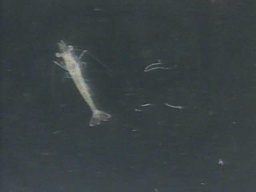
#> input picture Computer Vision for Shrimp Length Estimation/shtest.jpg, 256 x 192 px, shrunk from 640 x 480 before the run
$ python '5.8 Shrimp Length Estimation.py'
#> lines starting #> are read from the running program, lines starting #| are printed output that depends on the picture; after the words box and inside, x2 and y2 are one past the last pixel; in counts of white or black regions, pixels touching at a corner belong together
import os
import cv2
import numpy as np
import matplotlib.pyplot as plt
import heapq
from collections import deque

def load_calibration_data(filepath="matriks_kamera_TA.npz"):
    if os.path.exists(filepath):
        data = np.load(filepath)
        return data['mtx'], data['dist']
    # ⚠️ Warning: File {filepath} not found. Undistort feature is disabled.
    print(f"⚠️ Warning: File {filepath} not found. Undistort feature is disabled.")
    return None, None

def apply_undistort(img_bgr, mtx, dist, crop=True):
    if mtx is None or dist is None:
        return img_bgr
    h, w = img_bgr.shape[:2]
    alpha = 0 if crop else 1
    newcameramtx, roi = cv2.getOptimalNewCameraMatrix(mtx, dist, (w, h), alpha, (w, h))
    dst = cv2.undistort(img_bgr, mtx, dist, None, newcameramtx)
    if crop:
        x, y, w_roi, h_roi = roi
        dst = dst[y:y+h_roi, x:x+w_roi]
    return dst

class SkeletonAnalyzerGuoHall:
    def __init__(self):
        self.original_image = None
        self.binary_image = None

    def set_image(self, image_array):
        self.original_image = image_array.copy()

    def to_binary(self, invert=False):
        # Image has not been set yet!
        if self.original_image is None: raise ValueError("Image has not been set yet!")
        if len(self.original_image.shape) == 3:
             gray = cv2.cvtColor(self.original_image, cv2.COLOR_BGR2GRAY)
        else:
             gray = self.original_image.copy()

        gray = cv2.GaussianBlur(gray, (5, 5), 0)
        mode = cv2.THRESH_BINARY_INV if invert else cv2.THRESH_BINARY
        _, self.binary_image = cv2.threshold(gray, 0, 255, mode | cv2.THRESH_OTSU)

        # 100% IDENTICAL TO C++: Elliptical Kernels 3x3 and 7x7
        kernelClose = cv2.getStructuringElement(cv2.MORPH_ELLIPSE, (3, 3))
        kernelOpen  = cv2.getStructuringElement(cv2.MORPH_ELLIPSE, (7, 7))

        self.binary_image = cv2.morphologyEx(self.binary_image, cv2.MORPH_CLOSE, kernelClose)
        self.binary_image = cv2.morphologyEx(self.binary_image, cv2.MORPH_OPEN, kernelOpen)

        return self.binary_image

    def compute_skeleton(self):
        # └── Processing Skeleton (Pure Python, please wait a few seconds)...
        print("   └── Processing Skeleton (Pure Python, please wait a few seconds)...")
        img = (self.binary_image > 0).astype(np.uint8)
        prev = np.zeros_like(img)

        while not np.array_equal(img, prev):
            prev = img.copy()
            for sub_iter in range(2):
                marker = np.zeros_like(img)
                rows, cols = img.shape
                for i in range(1, rows - 1):
                    for j in range(1, cols - 1):
                        if img[i, j] == 0: continue

                        p1, p2, p3 = img[i-1, j-1], img[i-1, j], img[i-1, j+1]
                        p8, p4     = img[i, j-1],   img[i, j+1]
                        p7, p6, p5 = img[i+1, j-1], img[i+1, j], img[i+1, j+1]

                        # Bitwise Logic (AND / OR) made identically equivalent to C++
                        C = ((1-p2) & (p3 | p4)) + ((1-p4) & (p5 | p6)) + \
                            ((1-p6) & (p7 | p8)) + ((1-p8) & (p1 | p2))

                        N1 = (p1 | p2) + (p3 | p4) + (p5 | p6) + (p7 | p8)
                        N2 = (p2 | p3) + (p4 | p5) + (p6 | p7) + (p8 | p1)
                        N = min(N1, N2)

                        m = ((p2 | p3 | (1-p5)) & p4) if sub_iter == 0 else ((p6 | p7 | (1-p1)) & p8)

                        if C == 1 and 2 <= N <= 3 and m == 0:
                            marker[i, j] = 1

                img[marker == 1] = 0

        self.skeleton = (img * 255).astype(np.uint8)
        return self.skeleton

class GraphSkeletonAnalyzer:
    def __init__(self, pixel_per_cm=24.31):
        self.pixel_per_cm = float(pixel_per_cm)

    def find_main_path(self, skeleton_img):
        # └── Computing Longest Path (Dijkstra Graph)...
        print("   └── Computing Longest Path (Dijkstra Graph)...")
        skel = skeleton_img > 0
        y_coords, x_coords = np.where(skel)
        if len(y_coords) == 0: return 0.0, []

        pixels = list(zip(y_coords, x_coords))
        pt_to_id = {pt: i for i, pt in enumerate(pixels)}
        id_to_pt = {i: pt for i, pt in enumerate(pixels)}
        n_pixels = len(pixels)

        adj = [[] for _ in range(n_pixels)]
        dx = [-1, 0, 1, -1, 1, -1, 0, 1]
        dy = [-1, -1, -1, 0, 0, 1, 1, 1]

        # Build Adjacency List
        for i, p in enumerate(pixels):
            for k in range(8):
                ny, nx = p[0] + dy[k], p[1] + dx[k]
                if (ny, nx) in pt_to_id:
                    n_id = pt_to_id[(ny, nx)]
                    weight = np.sqrt(dx[k]**2 + dy[k]**2)
                    adj[i].append((n_id, float(weight)))

        if n_pixels < 2: return 0.0, []

        # Find Largest Sub-Graph (BFS)
        visited = [False] * n_pixels
        largest_component = []

        for i in range(n_pixels):
            if not visited[i]:
                component = []
                q = deque([i])
                visited[i] = True
                while q:
                    curr = q.popleft()
                    component.append(curr)
                    for n_id, _ in adj[curr]:
                        if not visited[n_id]:
                            visited[n_id] = True
                            q.append(n_id)
                if len(component) > len(largest_component):
                    largest_component = component

        in_subgraph = [False] * n_pixels
        for id in largest_component:
            in_subgraph[id] = True

        # Find Endpoints with Degree = 1
        endpoints = []
        for id in largest_component:
            degree = sum(1 for n_id, _ in adj[id] if in_subgraph[n_id])
            if degree == 1:
                endpoints.append(id)
        if not endpoints:
            endpoints = largest_component

        # Line Regression & Extreme Branch Elimination (< 60 px)
        pts_for_line = np.array([(id_to_pt[id][1], id_to_pt[id][0]) for id in largest_component], dtype=np.float32)
        [vx, vy, x0, y0] = cv2.fitLine(pts_for_line, cv2.DIST_L2, 0, 0.01, 0.01)
        vx, vy, x0, y0 = float(vx[0]), float(vy[0]), float(x0[0]), float(y0[0])

        valid_endpoints = []
        for ep_id in endpoints:
            p = id_to_pt[ep_id]
            dist_to_spine = abs((p[1] - x0) * vy - (p[0] - y0) * vx)
            if dist_to_spine < 60.0:
                valid_endpoints.append(ep_id)
        if len(valid_endpoints) < 2:
            valid_endpoints = endpoints

        # Find Farthest Point Pair
        best_start, best_end = -1, -1
        max_dist = 0.0
        for i in range(len(valid_endpoints)):
            for j in range(i+1, len(valid_endpoints)):
                p1 = id_to_pt[valid_endpoints[i]]
                p2 = id_to_pt[valid_endpoints[j]]
                d = np.sqrt((p1[1]-p2[1])**2 + (p1[0]-p2[0])**2)
                if d > max_dist:
                    max_dist = d
                    best_start = valid_endpoints[i]
                    best_end = valid_endpoints[j]

        if best_start == -1 or best_end == -1: return 0.0, []

        # Dijkstra Algorithm to find the shortest route between both ends along the shrimp spine
        dist = [float('inf')] * n_pixels
        parent = [-1] * n_pixels
        dist[best_start] = 0.0
        pq = [(0.0, best_start)]

        while pq:
            d, u = heapq.heappop(pq)
            if u == best_end:
                break
            if d > dist[u]:
                continue
            for n_id, weight in adj[u]:
                if not in_subgraph[n_id]: continue
                if dist[u] + weight < dist[n_id]:
                    dist[n_id] = dist[u] + weight
                    parent[n_id] = u
                    heapq.heappush(pq, (dist[n_id], n_id))

        # Trace back route from Parent
        path = []
        curr = best_end
        while curr != -1:
            path.append(id_to_pt[curr]) # Format (y, x)
            curr = parent[curr]
        path.reverse()

        return dist[best_end], path

    def visualize_on_image(self, original_img, raw_skeleton, path_nodes):
        vis = original_img.copy()
        y_skel, x_skel = np.where(raw_skeleton > 0)
        for y, x in zip(y_skel, x_skel):
            cv2.circle(vis, (x, y), 1, (0, 255, 0), -1)

        for y, x in path_nodes:
            cv2.circle(vis, (x, y), 1, (0, 0, 255), -1)

        return vis

if __name__ == "__main__":
    # Replace with your shrimp photo path
    IMAGE_PATH = "shtest.jpg"
    KALIBRASI_PATH = "matriks_kamera_TA.npz"
    PIXEL_PER_CM = 23.54

    # Change to False if photo does not need to be straightened
    USE_UNDISTORT = True
    # Crop black edges (True) or keep original (False)
    CROP_UNDISTORT = True

    mtx, dist = None, None
    if USE_UNDISTORT:
        mtx, dist = load_calibration_data(KALIBRASI_PATH)

    img_cv = cv2.imread(IMAGE_PATH)
#> img_cv is the input picture: shape (192, 256, 3); mean B, G, R 67.5, 65.4, 57.3
    if img_cv is None:
        # ❌ Error: Image '{IMAGE_PATH}' not found!
        print(f"❌ Error: Image '{IMAGE_PATH}' not found!")
        exit()

    # Execute Undistort
    if USE_UNDISTORT and mtx is not None:
        # [*] Applying Lens Correction (Undistort)...
        print("[*] Applying Lens Correction (Undistort)...")
        img_input_final = apply_undistort(img_cv, mtx, dist, crop=CROP_UNDISTORT)
    else:
        # [*] Undistort process is disabled.
        print("[*] Undistort process is disabled.")
        img_input_final = img_cv

    # Convert BGR (OpenCV) format to RGB for processing and Matplotlib display
    img_rgb = cv2.cvtColor(img_input_final, cv2.COLOR_BGR2RGB)

    # [*] Processing Binary Image...
    print("[*] Processing Binary Image...")
    skel_analyzer = SkeletonAnalyzerGuoHall()
    skel_analyzer.set_image(img_rgb)

    bin_img = skel_analyzer.to_binary(False)
#> in to_binary, `_, self.binary_image = cv2.threshold(gray, 0, 255, mode | cv2.THRESH_O..`:
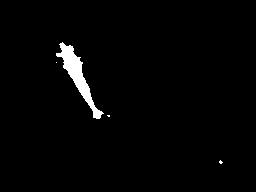
#> self.binary_image: shape (192, 256); 1.9% white; 4 white regions (3 under 20 px), largest, box (x1, y1, x2, y2) and area: (56, 42, 104, 119) 908
#> in to_binary, `self.binary_image = cv2.morphologyEx(self.binary_image, cv2.MORPH_OPEN..`:
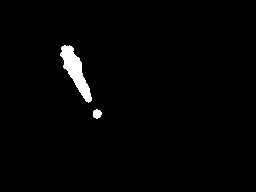
#> self.binary_image: shape (192, 256); 1.6% white; 2 white regions, box (x1, y1, x2, y2) and area: (60, 45, 92, 103) 742, (93, 109, 102, 119) 67
    raw_skeleton = skel_analyzer.compute_skeleton()
#> the loop in compute_skeleton, `while not np.array_equal(img, prev):` made 10 passes
#> pass 2, in compute_skeleton, `prev = img.copy()`:
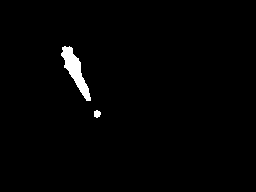
#> prev: shape (192, 256); values 0 (black) and 1 (white), 1.3% white; 2 white regions, box (x1, y1, x2, y2) and area: (61, 46, 91, 101) 617, (94, 110, 101, 118) 43
#> pass 3, in compute_skeleton, `prev = img.copy()`:
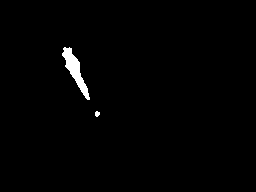
#> prev: shape (192, 256); values 0 (black) and 1 (white), 1.1% white; 2 white regions, box (x1, y1, x2, y2) and area: (62, 47, 90, 100) 496, (95, 111, 100, 117) 23
#> after the loop in compute_skeleton, `while not np.array_equal(img, prev):`:
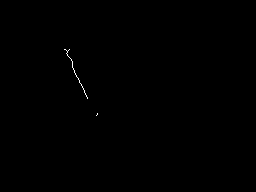
#> img: shape (192, 256); values 0 (black) and 1 (white), 0.11% white in thin lines or dots, all inside (x1, y1, x2, y2) = (64, 49, 98, 116)
#> after the loop in compute_skeleton, `while not np.array_equal(img, prev):`: marker: shape (192, 256); every value is 0

    # [*] Computing Graph Analysis...
    print("[*] Computing Graph Analysis...")
    graph_tool = GraphSkeletonAnalyzer(PIXEL_PER_CM)
    length_px, main_path = graph_tool.find_main_path(raw_skeleton)
#> in find_main_path, `y_coords, x_coords = np.where(skel)`: y_coords = 56 values from 49 to 115; x_coords = 56 values, max 97 at index 53, min 64 at index 0, mean 76.59
#> in find_main_path, `pixels = list(zip(y_coords, x_coords))`: pixels = 56 pairs, first value 49 to 115, second value 64 to 97
#> in find_main_path, `pt_to_id = {pt: i for i, pt in enumerate(pixels)}`: pt_to_id = 56 items
#> in find_main_path, `n_pixels = len(pixels)`: n_pixels = 56
#> the loop in find_main_path, `for i, p in enumerate(pixels):` made 56 passes
#> p on passes 1 to 12: (49, 64), (49, 65), (49, 69), (50, 66), (50, 68), (51, 67), (52, 67), (53, 66), (54, 67), (55, 67), (56, 68), (57, 69)
#> in find_main_path, `visited = [False] * n_pixels`: visited = 56 items, first 6: False, False, False, False, False, False
#> after the loop in find_main_path, `for i in range(n_pixels):`: largest_component = 53 values, max 52 at index 52, min 0 at index 0, mean 26; visited = 56 items, first 6: True, True, True, True, True, True
#> in find_main_path, `in_subgraph = [False] * n_pixels`: in_subgraph = 56 items, first 6: False, False, False, False, False, False
#> the loop in find_main_path, `for id in largest_component:` made 53 passes
#> id on passes 4, 7: 5, 2
#> after the loop in find_main_path, `for id in largest_component:`: in_subgraph has the same summary as visited
#> the loop in find_main_path, `for id in largest_component:` made 53 passes
#> (id, degree) on passes 4, 7: (5, 3), (2, 1)
#> after the loop in find_main_path, `for id in largest_component:`: endpoints = [0, 2, 52]
#> in find_main_path, `pts_for_line = np.array([(id_to_pt[id][1], id_to_pt[id][0]) for id in ..`: pts_for_line = 53 pairs, first value 64 to 87, second value 49 to 98
#> in find_main_path, `[vx, vy, x0, y0] = cv2.fitLine(pts_for_line, cv2.DIST_L2, 0, 0.01, 0.01)`: vx = [0.398]; vy = [0.918]; x0 = [75.45]; y0 = [72.13]
#> in find_main_path, `vx, vy, x0, y0 = float(vx[0]), float(vy[0]), float(x0[0]), float(y0[0])`: vx = 0.398; vy = 0.918; x0 = 75.45; y0 = 72.13
#> the loop in find_main_path, `for ep_id in endpoints:` made 3 passes
#> (p, dist_to_spine) on passes 1 to 2: ((49, 64), 1.31), ((49, 69), 3.28)
#> (ep_id, p, dist_to_spine) on pass 3: (52, (98, 87), 0.307)
#> after the loop in find_main_path, `for ep_id in endpoints:`: valid_endpoints = [0, 2, 52]
#> the loop in find_main_path, `for i in range(len(valid_endpoints)):` made 3 passes
#> after the loop in find_main_path, `for i in range(len(valid_endpoints)):`: best_end = 52; best_start = 0; max_dist = 54.13
#> in find_main_path, `dist = [float('inf')] * n_pixels`: dist = 56 items, first 6: inf, inf, inf, inf, inf, inf
#> in find_main_path, `parent = [-1] * n_pixels`: parent = 56 values from -1 to -1
#> in find_main_path, `pq = [(0.0, best_start)]`: pq = [(0, 0)]
#> the loop in find_main_path, `while pq:` made 53 passes
#> (d, u) on passes 1 to 12: (0, 0), (1, 1), (2.41, 3), (3.83, 5), (4.83, 6), (5.24, 4), (6.24, 7), (6.66, 2), (7.66, 8), (8.66, 9), (10.07, 10), (11.49, 11)
#> after the loop in find_main_path, `while pq:`: dist = 56 items, first 6: 0, 1, 6.66, 2.41, 5.24, 3.83; parent = 56 values, max 51 at index 52, min -1 at index 0, mean 23.66
#> in find_main_path, `curr = best_end`: curr = 52
#> the loop in find_main_path, `while curr != -1:` made 51 passes
#> curr on passes 1 to 12: 51, 50, 49, 48, 47, 46, 45, 44, 43, 42, 41, 40
#> after the loop in find_main_path, `while curr != -1:`: path = 51 pairs, first value 49 to 98, second value 64 to 87
#> length_px = 59.94; main_path has the same summary as path in find_main_path

    est_length_cm = length_px / PIXEL_PER_CM
#> est_length_cm = 2.55
    # ✅ Final Result: Shrimp length estimated at {est_length_cm:.2f} cm
    print(f"\n✅ Final Result: Shrimp length estimated at {est_length_cm:.2f} cm")
#| ✅ Final Result: Shrimp length estimated at 2.55 cm

    final_vis_rgb = graph_tool.visualize_on_image(img_rgb, raw_skeleton, main_path)
#> in visualize_on_image, `y_skel, x_skel = np.where(raw_skeleton > 0)`: y_skel = 56 values from 49 to 115; x_skel has the same summary as x_coords in find_main_path
#> the loop in visualize_on_image, `for y, x in zip(y_skel, x_skel):` made 56 passes
#> after the loop in visualize_on_image, `for y, x in zip(y_skel, x_skel):`:
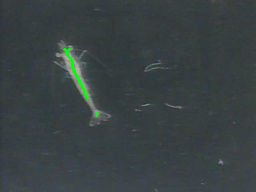
#> vis: shape (192, 256, 3); mean R, G, B 56.8, 65.8, 67
#> the loop in visualize_on_image, `for y, x in path_nodes:` made 51 passes
#> after the loop in visualize_on_image, `for y, x in path_nodes:`:
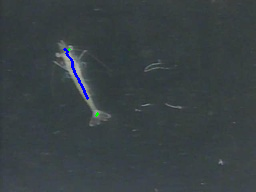
#> vis: shape (192, 256, 3); 0.32% of pixels changed, all inside (x1, y1, x2, y2) = (63, 48, 89, 100)

    # Display the 4 resulting images side by side
    plt.figure(figsize=(15, 5))

    plt.subplot(1, 4, 1)
    plt.imshow(img_rgb)
    plt.title("1. Input Image (Original)")
    plt.axis('off')

    plt.subplot(1, 4, 2)
    plt.imshow(bin_img, cmap='gray')
    plt.title("2. Binary (Morphology Ellipse)")
    plt.axis('off')

    plt.subplot(1, 4, 3)
    plt.imshow(raw_skeleton, cmap='gray')
    plt.title("3. Raw Skeleton")
    plt.axis('off')

    plt.subplot(1, 4, 4)
    plt.imshow(final_vis_rgb)
    plt.title(f"4. Dijkstra Centerline ({est_length_cm:.2f} cm)")
    plt.axis('off')

    plt.tight_layout()
    plt.show()
